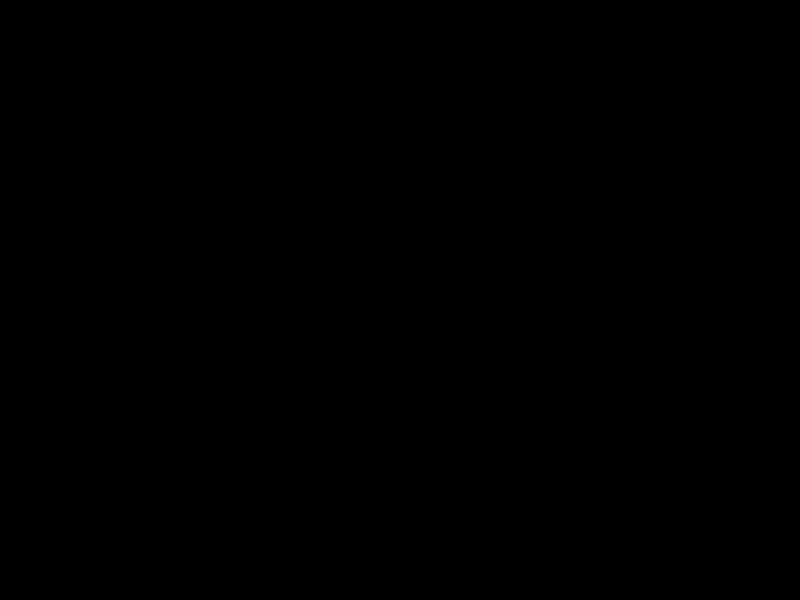
Frame 1 (no input)
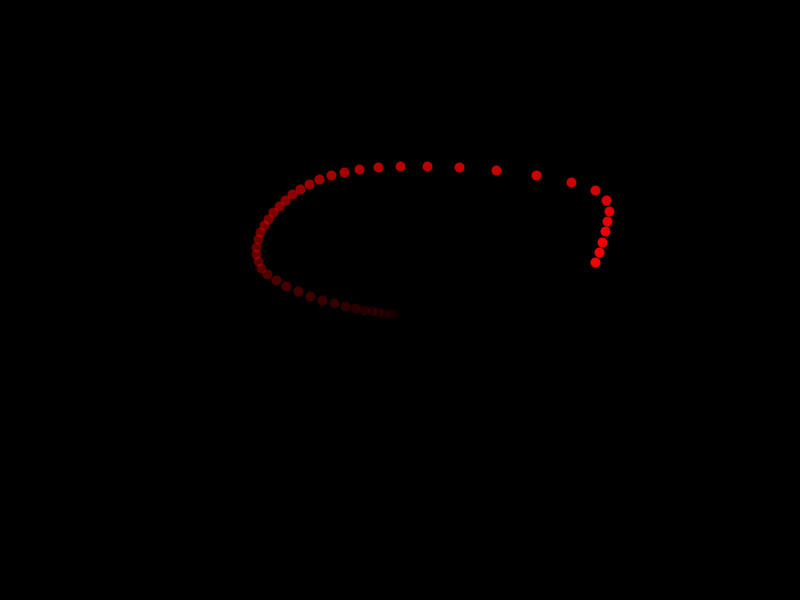
Frame 60 (the mouse pressed at the canvas centre just before this capture)
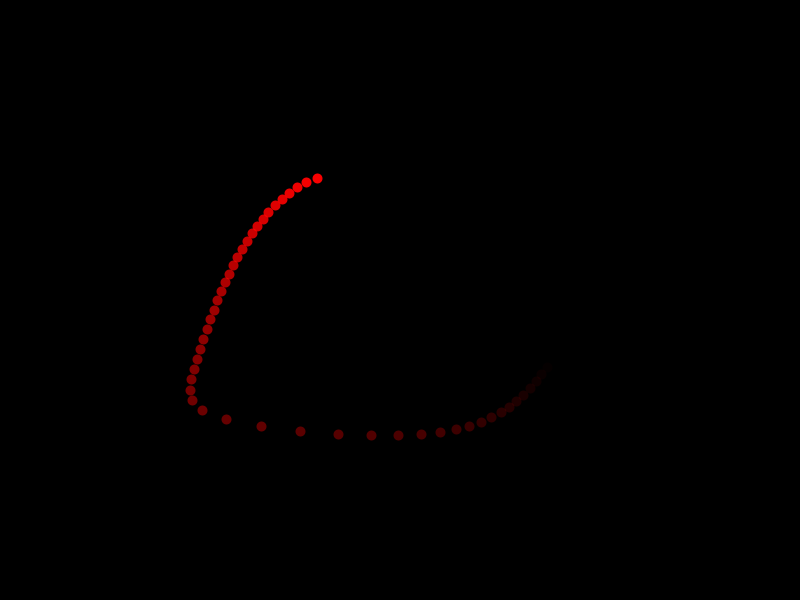
Frame 120 (the mouse held since frame 60 and released just before this capture)

The Processing sketch that drew these frames (run headless with seeded random() and noise(); from frame 60 on, the mouse is pressed at the canvas centre):

// Processing sketch: vanderpol
// ── vanderpol.pde
// Resource
// https://en.wikipedia.org/wiki/Van_der_Pol_oscillator

// Constant
float mu = 2;

// Initial value
float x = 0.1, y = 0.1;

// Time
float dt = 0.1;

// Animation control
int max_trail_size = 50;

ArrayList<PVector> points;

void setup() {
  frameRate(30);
  size(800, 600);
  colorMode(HSB);
  points = new ArrayList<PVector>();
}

void draw() {
  float dx = mu * (x - (float) Math.pow(x, 3)/3 - y);
  float dy = x / mu;
  
  x += dx * dt;
  y += dy * dt;
  
  points.add(new PVector(x, y));
  
  if (points.size() > max_trail_size) {
    points.remove(0);
  }
  
  background(0);
  translate(width/2, height/2);
  scale(10);
  stroke(255);
  strokeWeight(1);
  noFill();
  
  float hu = 0;
  float hu_inc = 0.1;
  
  float alpha = 0;
  float alpha_inc = 255 / (float) points.size();
  
  for (int i = 0; i < points.size(); i++) {
    PVector p = points.get(i);
    stroke(255, 255, 255, alpha);
    point(p.x * 10, p.y * 10);
    
    alpha += alpha_inc;
    hu += hu_inc;

    if (hu > 255) hu = 0;
  }
}
